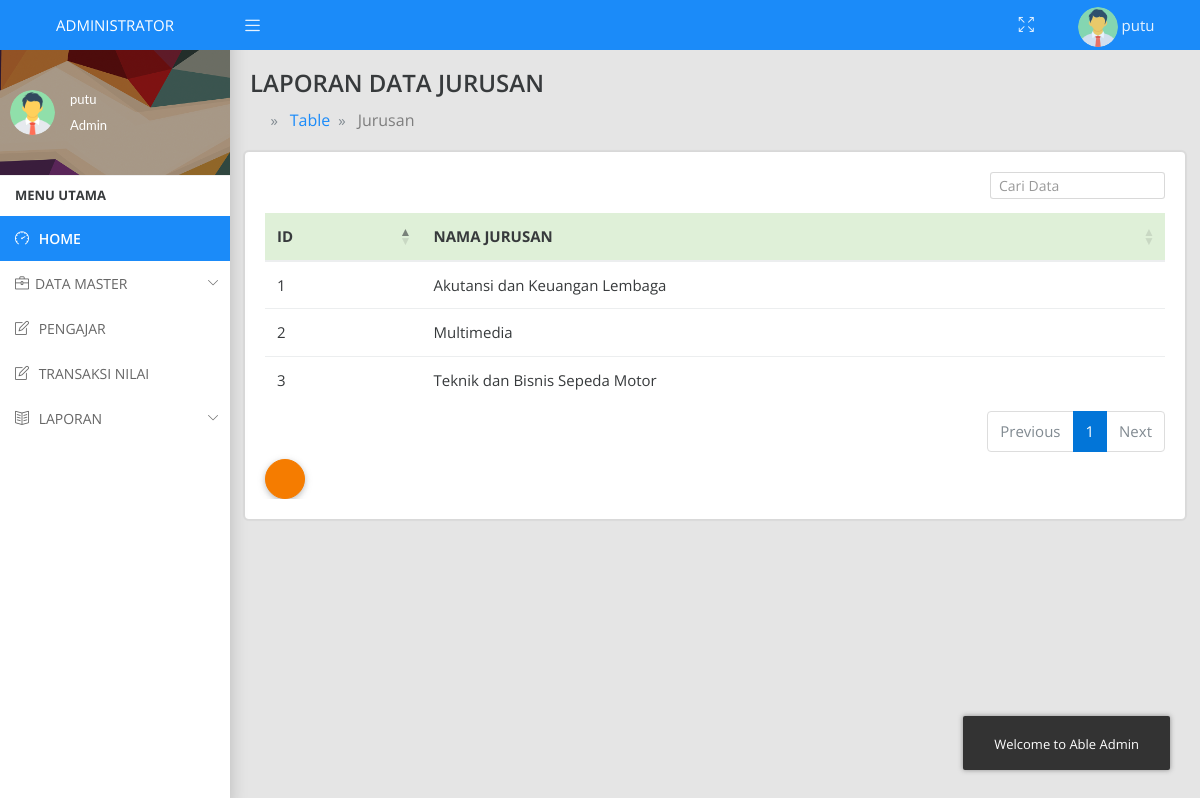
The app's page /index.php?laporan=jurusan (signed in) with its own data.
### tables this page shows
CREATE TABLE `jurusan` (
  `id_jurusan` int(11) NOT NULL AUTO_INCREMENT,
  `nama_jurusan` varchar(50) NOT NULL,
  PRIMARY KEY (`id_jurusan`)
);

### laporan/laporan-data-jurusan.php (the view)
<div class="container-fluid">
    <div class="row">
        <div class="col-sm-12 p-0">
            <div class="main-header">
                <h4>LAPORAN DATA JURUSAN</h4>
                <ol class="breadcrumb breadcrumb-title breadcrumb-arrow">
                    <li class="breadcrumb-item">
                        <a href="index.php">
                            <i class="icofont icofont-home"></i>
                        </a>
                    </li>
                    <li class="breadcrumb-item"><a href="#">Table</a>
                    </li>
                    <li class="breadcrumb-item"><a href="index.php?laporan=jurusan">Jurusan</a>
                    </li>
                </ol>
            </div>
        </div>
    </div>
    <div class="row">
        <div class="col-sm-12">
            <div class="card">
              <div class="card-block">
                <div class="row">
                    <div class="col-sm-12 table-responsive">
                        <table id="laporanjurusan" class="table">
                            <thead>
                                <tr class="table-success">
                                    <th>ID</th>
                                    <th>NAMA JURUSAN</th>
                                </tr>
                            </thead>
                            <tbody>
                             <?php
                             $no=1;
                             $data=$koneksi->query("SELECT * FROM jurusan");
                             while ($jurusan=$data->fetch_assoc()) {
                                 ?>
                                 <tr>
                                     <td><?= $no ?></td>
                                     <td><?= $jurusan['nama_jurusan']?></td>
                                 </tr>
                                 <?php
                                 $no++;
                             }
                             ?>
                         </tbody>
                     </table>
                     <button type="button" class="btn btn-warning btn-icon waves-effect waves-light" data-toggle="tooltip" data-placement="left" title=".Cetak-Data"><i class="icofont icofont-print"></i>
                     </button>
                 </div>
             </div>
         </div>
     </div>
 </div>
</div>

### records on screen
jurusan: nama_jurusan "Akutansi dan Keuangan Lembaga"
jurusan: nama_jurusan "Multimedia"
jurusan: nama_jurusan "Teknik dan Bisnis Sepeda Motor"

### other values on screen
$_SESSION['user']['nama_user'] "putu"
$_SESSION['login'] "Admin"
